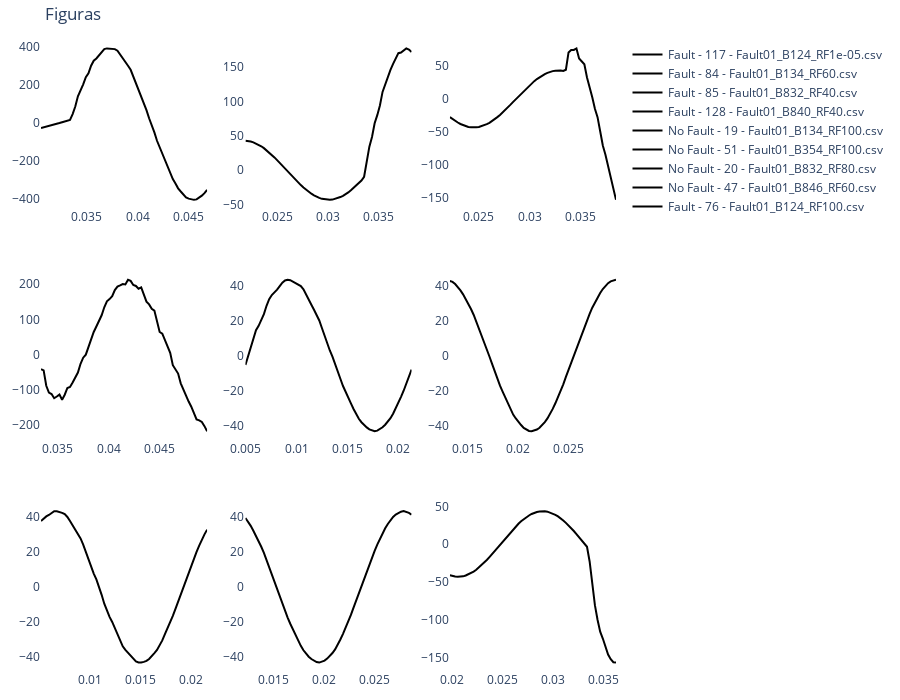

Notebook cell for this chart:
### Markdown cell above
##### 6.2. Plotly Plot

### Code cell
from plotly.subplots import make_subplots
import plotly.graph_objects as go

fs = 3840
dataset_plot = Form1Dataset(
    dataset_dir, max_window_idx=max_window_idx, signal_name=signal_name, test=True
)
plot_dataloader = DataLoader(dataset_plot, batch_size=train_batch_size, shuffle=True)

dataiter = iter(plot_dataloader)
signal_windows, t_windows, labels, csv_name, index, window_idx = next(dataiter)
print(len(csv_name))
print(window_idx.shape)
print(labels.shape)

print(labels.type())
x = model(signal_windows[0:9].to(device))
# x = x.detach()

# Crear Matriz de confusión
df = confusion_matrix(x, labels[0:9])
print(type(df))
print(df)

# figure = plt.figure(figsize=(10, 10))
cols, rows = 3, 3
fig = make_subplots(rows=rows, cols=cols)

label_to_text = {
    "0": "No Fault",
    "1": "Fault",
}

for i in range(0, cols * rows):

    col = i % cols
    row = i // cols
    label = label_to_text[str(int(labels[i, 0].item()))]
    win_idx = str(window_idx[i].item())
    fig.add_trace(
        go.Scatter(
            name=f"{label} - {win_idx} - {csv_name[i]}",
            x=t_windows[i, :],
            y=signal_windows[i, :, 0],
            marker_color="black",
        ),
        row=row + 1,
        col=col + 1,
    )

fig.update_layout(
    height=700,
    width=900,
    title_text="Figuras",
    margin={"b": 20, "t": 40, "l": 20, "r": 30},
    plot_bgcolor="rgba(0,0,0,0)",
    # paper_bgcolor="whitesmoke",
)
fig.show()
